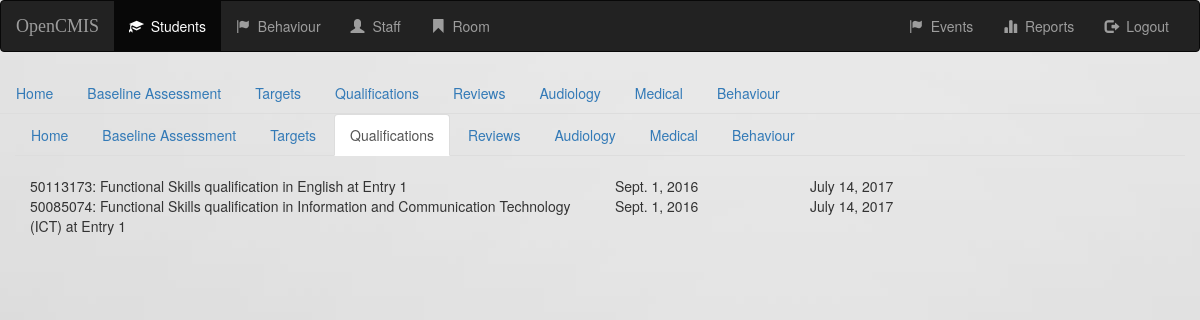
The page /opencmis/student/1/qualification/ on the database as committed earlier.
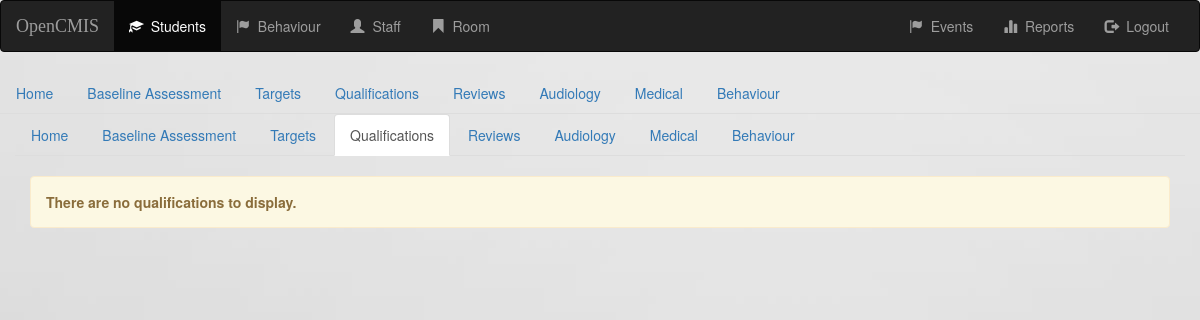
The same page on the database as committed later.
### opencmis/models.py (models this page shows, shortened)
class StudentQualification(models.Model):
    student = models.ForeignKey('Student', on_delete=models.CASCADE)
    qualification = models.ForeignKey('Qualification', on_delete=models.CASCADE)
    start = models.DateField(blank=False)
    expected_end = models.DateField(blank=False )

class Qualification(models.Model):
    title = models.CharField(max_length=100, blank=False)
    LAR = models.CharField(max_length=12, blank=False)
    def __str__(self):
        return '%s: %s' % (self.LAR, self.title)

### opencmis/views.py (the view)
# urls.py: url(r'student/(?P<pk>[0-9]+)/qualification/$', views.StudentQualificationList.as_view(),
class StudentQualificationList(generic.ListView):
    model = StudentQualification
    template_name = 'opencmis/qualification_index.html'
    context_object_name = 'student_qualifications'
    def get_queryset(self):
        return StudentQualification.objects.filter(student=1)

### opencmis/templates/opencmis/qualification_index.html (shortened to what this page needs)
{% extends 'opencmis/base.html' %}
{% block body %}
    <ul class="nav nav-tabs">
        <li><a href="{% url 'opencmis:index' %}">Home</a></li>
        <li><a href="#">Baseline Assessment</a></li>
        <li><a href="#">Targets</a></li>
        <li class="active"><a href="#">Qualifications</a></li>
        <li><a href="#">Reviews</a></li>
        <li><a href="#">Audiology</a></li>
        <li><a href="#">Medical</a></li>
        <li><a href="#">Behaviour</a></li>
    </ul>
    <div class="container-fluid">
            {% if student_qualifications %}
                {% for student_qualification in student_qualifications %}
                    <div class="row">
                        <div class="col-md-6">{{student_qualification.qualification}}</div>
                        <div class="col-md-2">{{student_qualification.start}}</div>
                        <div class="col-md-2">{{student_qualification.expected_end}}</div>
                    </div>
                {% endfor %}
            {% else %}
            <div class="alert alert-warning" role="alert">
                <strong>There are no qualifications to display.</strong>
            </div>
            {% endif %}
        </div>
    </div>{% endblock %}

Rows that differ between the two databases and show on the page:
removed StudentQualification: qualification "50113173: Functional Skills qualification in English at Entry 1", start "Sept. 1, 2016", expected_end "July 14, 2017"
removed StudentQualification: qualification "50085074: Functional Skills qualification in Information and Communication Technology (ICT) at Entry 1", start "Sept. 1, 2016", expected_end "July 14, 2017"
Other text that changed with them:
text now shown: "There are no qualifications to display."
